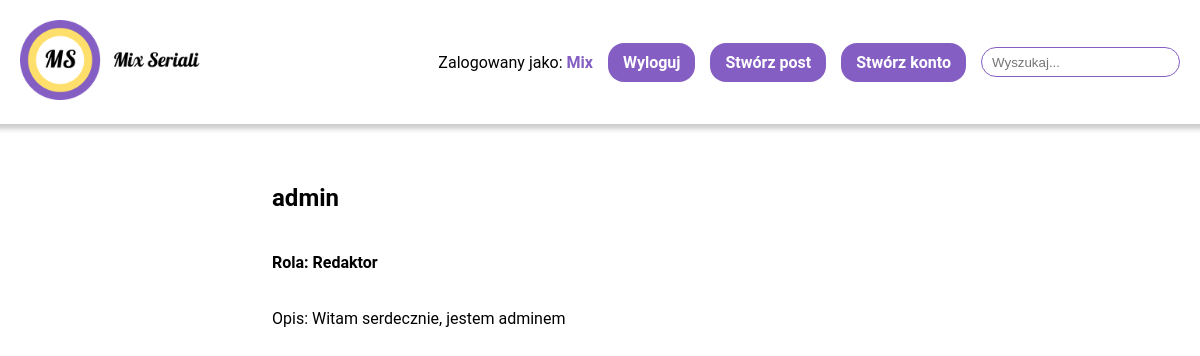
Page /forum/profile/1 (signed in) on the committed database.
### forum/models.py (models this page shows)
class UserProfile(AbstractUser):
    desc = models.CharField(max_length=1000)
    ROLES = (
        ('R', 'Redaktor'),
        ('C', 'Czytelnik')
    )
    role = models.CharField(max_length=10, choices=ROLES)
    def __str__(self):
        return self.username

### forum/views.py (the view)
# urls.py: path('profile/<int:up>', views.ProfileView, name="profile"),
def ProfileView(request, up):
    userprofile = UserProfile.objects.get(pk=up)
    return render(request, 'forum/profile.html', {'userprofile': userprofile})

### forum/templates/forum/profile.html (shortened to what this page needs)
{% extends 'forum/main.html' %}
{% block content %}
    <main class="profile">
        <div class="profile__wrapper">
            <h2>{{ userprofile.username }}</h2>
            {% if userprofile.role == 'R' %}
                <h4>Rola: Redaktor</h4>
            {% else %}
                <h4>Czytelnik</h4>
            {% endif %}
            <p>Opis: {{ userprofile.desc }}</p>
        </div>
    </main>
{% endblock content %}

### forum/templates/forum/main.html (shortened to what this page needs)
<!DOCTYPE html>
{% load static %}
<link rel="stylesheet" href="{% static 'forum/header.css' %}">
<link rel="stylesheet" href="{% static 'forum/globals.css' %}">
<link rel="stylesheet" href="{% static 'forum/index.css' %}">
<link rel="stylesheet" href="{% static 'forum/detail.css' %}">
<link rel="stylesheet" href="{% static 'forum/comment.css' %}">
<link rel="stylesheet" href="{% static 'forum/making.css' %}">
<link rel="stylesheet" href="{% static 'forum/register.css' %}">
<link rel="stylesheet" href="{% static 'forum/profile.css' %}">
<link rel="stylesheet" href="{% static 'forum/rating.css' %}">
<html>
    <head>
    </head>
    <body>
    <header class="header">
        <a  href="{% url 'forum:index'%}"><img class="logo"  src="{% static 'forum/images/logo.png'%}"></a>
        <div class="header__account">
            {% if request.user.is_authenticated %}
                <p class="header__item ">Zalogowany jako: <a class="link" href="{% url 'forum:profile' request.user.id %}">{{ request.user }}</a></p>
                <a class="header__item button" href="{% url 'forum:logout'%}">Wyloguj</a>
            {% else %}
                <a class="header__item button" href="{% url 'forum:login'%}">Zaloguj</a>
            {% endif %}
            {% if request.user.role == 'R' %}
                <a class="header__item button" href ="{% url 'forum:making' %}">Stwórz post</a>
            {% endif %}
            <a class="header__item button" href="{% url 'forum:register'%}">Stwórz konto</a>
            <form action="{% url 'forum:search' %}" method="get">
                <input class="search" name="q" type="text" placeholder="Wyszukaj...">
            </form>
        </div>
    </header>
        <div class="container">
            {% block content %}
            {% endblock content %}
        </div>
    </body>
</html>

### forum/static/forum/header.css (style rules this page uses)
.header { margin: 0; padding: 20px; display: flex; justify-content: space-between; align-items: center; box-shadow: 0 0 5px 5px rgba(0,0,0,0.2); }
.header__account { display: flex; align-items: center; justify-content: space-around; }
.header__item { margin-right: 15px; }
.logo { height: 80px; }
.search { border-radius: 16px; height: 30px; border: 1px solid #845ec2; padding: 5px 10px; outline: 0; width: auto; }

### forum/static/forum/globals.css (style rules this page uses)
* { box-sizing: border-box; }
body { font-family: "Roboto", "Lucida Grande", "DejaVu Sans", "Bitstream Vera Sans", Verdana, Arial, sans-serif; font-size: 16px; margin: 0; }
a { text-decoration: none; color: black; }
.link { font-weight: bold; color: rgba(132,94,194, 1); transition: all 250ms ease-in-out; }
.button { padding: 10px 15px; border-radius: 16px; background: #845ec2; color: white; font-weight: bold; transition: all 250ms ease-in-out; font-size: 1rem; cursor: pointer; }
input, textarea { border-radius: 16px; border: 1px solid #845ec2; padding: 5px 10px; outline: 0; resize: none; }

### forum/static/forum/register.css (style rules this page uses)
.register__form > p > textarea, input { width: 100%; margin: 10px 0; }

### forum/static/forum/profile.css (style rules this page uses)
.profile { display: flex; justify-content: center; padding: 20px; }
.profile__wrapper { display: flex; flex-direction: column; padding: 20px; width: 60%; }

### rows in the picture
UserProfile: user "Mix"
UserProfile: username "admin", desc "Witam serdecznie, jestem adminem"
